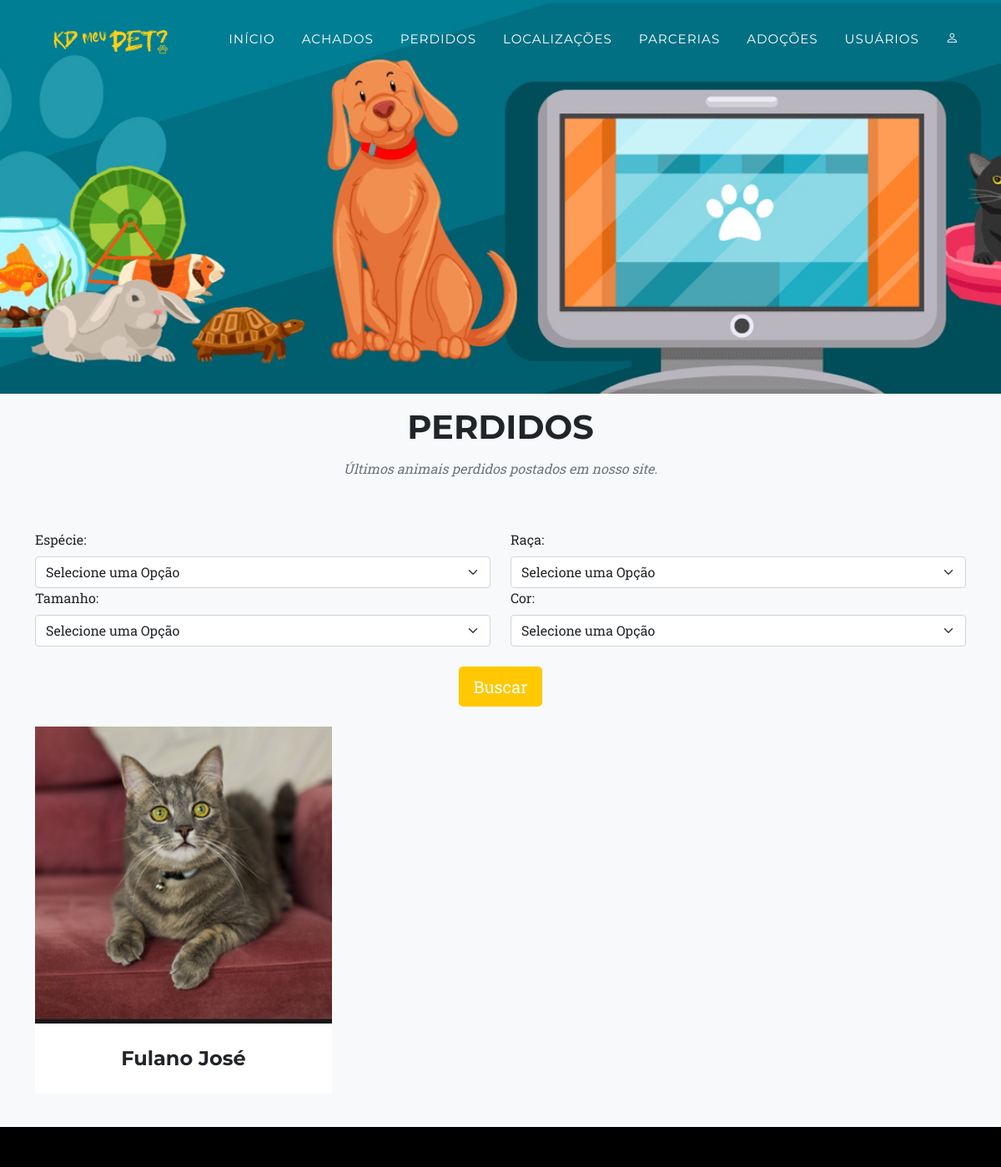
/perdidos.php, run on the app's committed database.
### tables this page shows
CREATE TABLE `cadastro_animal` (
  `c_id` int(11) NOT NULL,
  `c_nomeanimal` varchar(250) DEFAULT NULL,
  `c_foto` varchar(250) DEFAULT NULL,
  `c_descricao` text DEFAULT NULL,
  `c_usuario` int(11) DEFAULT NULL,
  `c_raca` int(11) DEFAULT NULL,
  `c_tamanho` int(11) DEFAULT NULL,
  `c_data` datetime DEFAULT NULL,
  `c_finalizado` int(11) DEFAULT NULL,
  `id_cor` int(11) DEFAULT NULL,
  `c_situacao` int(11) DEFAULT NULL,
  `c_endereco` varchar(200) DEFAULT NULL,
  `c_contato` varchar(200) DEFAULT NULL,
  `c_latitude` varchar(200) NOT NULL,
  `c_longitude` varchar(200) NOT NULL
);

### perdidos.php (the view, shortened to what this page needs)
<?php
    require_once"conexao.php";
?>
<!DOCTYPE html>
<html lang="pt">
    <head>
        <link href="css/styles.css" rel="stylesheet" />
        <link rel="stylesheet" href="https://cdn.jsdelivr.net/npm/bootstrap-icons@1.3.0/font/bootstrap-icons.css">
    </head>
    <body id="page-top">
        <nav class="navbar navbar-expand-lg navbar-dark fixed-top" id="mainNav">
            <div class="container">
                <a class="navbar-brand" href="#page-top"><img src="assets/img/navbar-logo.png" alt="..." /></a>
                <div class="collapse navbar-collapse" id="navbarResponsive">
                 <?php include "topo.php"; ?>
                </div>
            </div>
        </nav>
        <header class="masthead">
        </header>
        <section class="page-section bg-light" id="portfolio">
            <div class="container" id="perdidos">
                <div class="text-center">
                    <h2 class="section-heading text-uppercase">Perdidos</h2>
                    <h3 class="section-subheading text-muted">Últimos animais perdidos postados em nosso site.</h3>
                </div>
                 <form method="POST" action="pesquisarperdidos.php">
                    <div class="row">
                        <div class="col">
                        <label for="tipo" class="form-label">Espécie: </label>
                        <select class="form-select" id="tipo" name="tipo" required  >
                            <option disabled selected value="">Selecione uma Opção</option>
                        </select>
                    </div>
                    <div class="col">
                        <label for="raca" class="form-label">Raça: </label>
                        <select class="form-select" id="raca" name="raca" required>
                            <option disabled selected value="">Selecione uma Opção</option>';
                        </select>
                    </div>
                    </div>
                    <div class="row">
                        <div class="col">
                        <label for="tamanho" class="form-label">Tamanho: </label>
                        <select class="form-select" id="tamanho" name="tamanho" required>
                            <option disabled selected value="">Selecione uma Opção</option>
                        </select>
                    </div>
                    <div class="col">
                        <label for="cor" class="form-label">Cor: </label>
                        <select class="form-select" id="cor" name="cor" required>
                            <option disabled selected value="">Selecione uma Opção</option>
                        </select>
                    </div>
                    </div>
                    <br>
                    <div class="text-center">
                    <button class="btn btn-lg btn-primary btn-block" type="submit">Buscar</button>
                    </div>
                    <br>
                    </form>
                <?php
                    try {
                        $query_perdidos = "SELECT a.*,
                                                t.t_nometm,
                                                r.r_nome,
                                                c.c_cor,
                                                u.u_nomecompleto,
                                                tp.t_nome
                                                FROM `cadastro_animal` a
                                                JOIN `cadastro_tamanho` t ON a.c_tamanho = t.t_id
                                                JOIN `cadastro_raca` r ON a.c_raca = r.r_id
                                                JOIN `cadastro_cor` c ON a.id_cor = c.c_id
                                                JOIN `cadastro_usuario` u ON a.c_usuario = u.u_id
                                                JOIN `cadastro_tipo` tp ON r.r_tipos = tp.t_id
                                                WHERE a.c_situacao = 2 AND a.c_finalizado = 0
                                                ORDER BY a.c_data DESC";
                        $stmt_perdidos = $pdo->prepare($query_perdidos);
                        $stmt_perdidos->execute();
                    } catch (PDOException $e) {
                        echo "Erro: " . $e->getMessage();
                        die();
                    }
                ?>
                <div class="row">
                    <?php
                        $perdidos_row = 1;
                        while ($perdidos = $stmt_perdidos->fetch(PDO::FETCH_ASSOC)) {
                    ?>
                    <div class="col-lg-4 col-sm-6 mb-4">
                        <div class="portfolio-item">
                            <a class="portfolio-link" data-bs-toggle="modal" href="#perdidosModal<?php echo $perdidos_row; ?>">
                                <div class="ratio ratio-1x1"><img style="object-fit: cover;"
                                <?php
                                    if ($perdidos['c_foto'] != ""){
                                        echo 'src="upload/'. $perdidos['c_foto'] .'"';
                                    } else {
                                        echo 'src="assets/img/sem_imagem.png"';
                                    }
                                ?>
                                    alt="..." /></div>
                            </a>
                            <div class="portfolio-caption">
                                <div class="portfolio-caption-heading"><?php echo $perdidos['c_nomeanimal']; ?></div>
                            </div>
                        </div>
                    </div>
                    <?php
                        $perdidos_row ++;
                        }
                    ?>
                </div>
            </div>
        </section>
        <footer class="footer2 py-4">
        </footer>
    </body>
</html>

### data on the page
cadastro_animal: c_foto (picture), c_nomeanimal "Fulano José"
